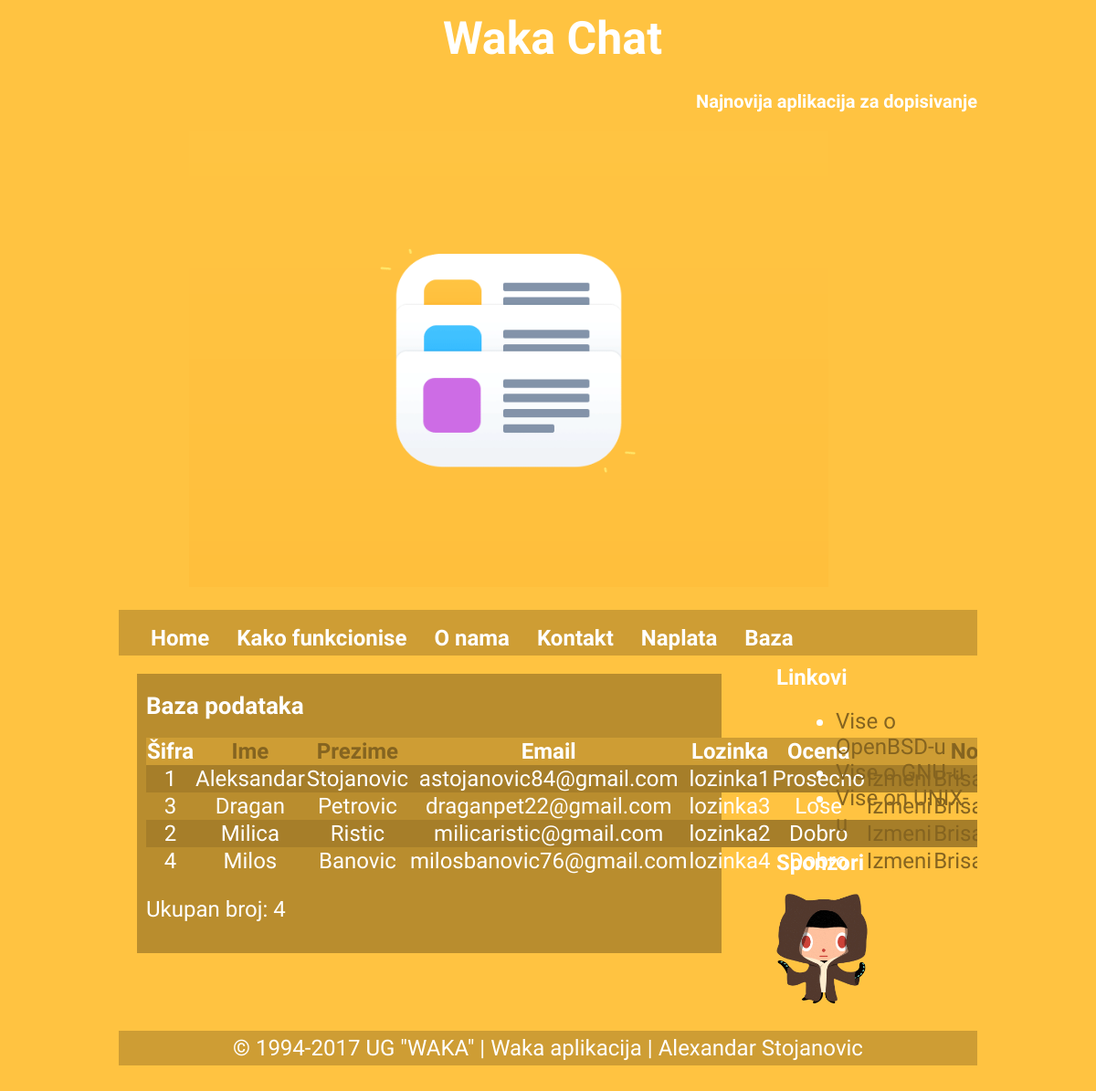
Page /table.php?sort=ime on the committed database.
### tables this page shows
CREATE TABLE `member` (
  `id_member` int(11) NOT NULL,
  `ime_m` varchar(25) NOT NULL,
  `prezime_m` varchar(25) NOT NULL,
  `email_m` varchar(50) NOT NULL,
  `lozinka_m` varchar(20) NOT NULL,
  `id_ocena` int(11) NOT NULL
);

CREATE TABLE `ocena` (
  `id_ocena` int(11) NOT NULL,
  `ocena_o` varchar(20) NOT NULL,
  `komentar` varchar(100) NOT NULL,
  `verzija` varchar(50) NOT NULL
);

### table.php (the view, shortened to what this page needs)
<?php
include_once ("db.php");
include("head.php");
include("header.php");
include("nav.php");
?>
	<main>
		<content>
			<article>
				<h2>Baza podataka</h2>
<?php
if(isset($_GET['akcija'])) {
	if($_GET['akcija']=="new"){
		echo "<h2>Novi</h2>";
		$data["btn_submit"] = "Sačuvaj";
    $data["id_member"] = "";
		$data["ime"] = "";
		$data["prezime"] = "";
		$data["email"] = "";
		$data["lozinka"] = "";
		$data["id_ocena"] = "";
    $lista=dropPO($conn, 0);
	}
	if($_GET['akcija']=="edit"){
		echo "<h2>Izmena</h2>";
		$data["btn_submit"] = "Izmeni";
	}
	if($_GET['akcija']=="del"){
		echo "<h2>Brisanje</h2>";
		$data["btn_submit"] = "Brisanje";
	}
  if($_GET['akcija']=="edit" or $_GET['akcija']=="del"){
		$sql="SELECT * FROM member WHERE id_member=".$_GET['id'];
		$result = mysqli_query($conn, $sql) or die (mysqli_error($conn)." $sql");
		$row = mysqli_fetch_assoc($result);
		$data["id_member"] = $row['id_member'];
		$data["ime"] = $row['ime_m'];
		$data["prezime"] = $row['prezime_m'];
		$data["email"] = $row['email_m'];
		$data["lozinka"] = $row['lozinka_m'];
		$data["id_ocena"] = $row['id_ocena'];
    $lista=dropPO($conn, $row['id_ocena']);
	}
?>
	<form action="<?php echo $_SERVER['PHP_SELF']; ?>" method="post">
		<input type="hidden" name="f_id_member" value="<?php echo $data["id_member"]; ?>"><br>
		<label>Ime:</label>
		<input type="text" name="f_ime" value="<?php echo $data["ime"]; ?>"><br>
		<label>Prezime:</label>
		<input type="text" name="f_prezime" value="<?php echo $data["prezime"]; ?>"><br>
		<label>Email:</label>
		<input type="text" name="f_email" value="<?php echo $data["email"]; ?>"><br>
		<label>Lozinka:</label>
		<input type="text" name="f_lozinka" value="<?php echo $data["lozinka"]; ?>"><br>
		<label>Ocena:</label>
    <select name="f_id_ocena"><?php echo $lista; ?></select><br>
		<input type="submit" name="send" value="<?php echo $data["btn_submit"]; ?>">
		<button type="link"  href="<?php echo $_SERVER['PHP_SELF']; ?>">Odustani</button>
	</form>
<?php
}	else {
  if (isset($_GET['sort'])){
		if ($_GET['sort']=="ime"){
			$sort = "ime_m";
		}
	} else {
		$sort = "id_member desc";
	}
	$sql="select *, ocena_o ";
	$sql.="from member ";
	$sql.="LEFT JOIN ocena on member.id_ocena = ocena.id_ocena ";
    $sql.="order by ".$sort;
	$result = mysqli_query($conn, $sql);
?>
  <table border=0>
		<tr>
			<th>Šifra</th>
			<th><a href="<?php echo $_SERVER['PHP_SELF'].'?sort=ime' ?>" >Ime</a></th>
			<th><a href="<?php echo $_SERVER['PHP_SELF'].'?sort=prezime' ?>" >Prezime</a></a></th>
			<th>Email</a></th>
			<th>Lozinka</th>
			<th>Ocena</th>
      <th> </th>
			<th><a href="<?php echo $_SERVER['PHP_SELF'].'?akcija=new' ?>" class=btn>Novi</a></th>
		</tr>
	<?php
		foreach($result as $row){
			echo "<tr>";
        echo "<td>".$row['id_member']."</td>";
				echo "<td>".$row['ime_m']."</td>";
				echo "<td>".$row['prezime_m']."</td>";
        		echo "<td>".$row['email_m']."</td>";
        		echo "<td>".$row['lozinka_m']."</td>";
				echo "<td>".$row['ocena_o']."</td>";
        echo "<td><a href='". $_SERVER['PHP_SELF']."?akcija=edit&id=".$row['id_member']."' class=btn>Izmeni</a></td>";
				echo "<td><a href='". $_SERVER['PHP_SELF']."?akcija=del&id=".$row['id_member']."' class=btn>Brisanje</a></td>";
			echo "</tr>";
		}
	echo "</table>";
	echo "<p>Ukupan broj: ". mysqli_num_rows($result)."</p>";
}
  ?>
   </article>
        </content>
        <?php include("aside.php"); ?>
      </main>
<?php
include("footer.php");
?>

### mojstil.css (style rules this page uses)
body { background:#ffc341; font-family: 'Boogaloo', cursive; color:#fff; font-size:24px; }
h2,h3,h4,h5,h6 { font-weight:bold; font-size:26px; color:#fff; margin:10px 0 20px 0; }
a { color:#856420; text-decoration: none; }
main { overflow:hidden; }
content { float:left; width:640px; margin-left:20px; }
article { background:#B98D2E; padding:10px; margin-top:20px; }
table { border-collapse: collapse; width: 100%; }
th, td { text-align: center; padding: ; }
tr:nth-child(even) { background-color:#A67E29 }
th { background-color:#CE9D34; color: white; }

### rows in the picture
member: id_member "1", ime_m "Aleksandar", prezime_m "Stojanovic", email_m "astojanovic84@gmail.com", lozinka_m "lozinka1", id_ocena.ocena_o "Prosecno"
member: id_member "3", ime_m "Dragan", prezime_m "Petrovic", email_m "draganpet22@gmail.com", lozinka_m "lozinka3", id_ocena.ocena_o "Lose"
member: id_member "2", ime_m "Milica", prezime_m "Ristic", email_m "milicaristic@gmail.com", lozinka_m "lozinka2", id_ocena.ocena_o "Dobro"
member: id_member "4", ime_m "Milos", prezime_m "Banovic", email_m "milosbanovic76@gmail.com", lozinka_m "lozinka4", id_ocena.ocena_o "Dobro"

### other values in the picture
mysqli_num_rows($result) "4"
